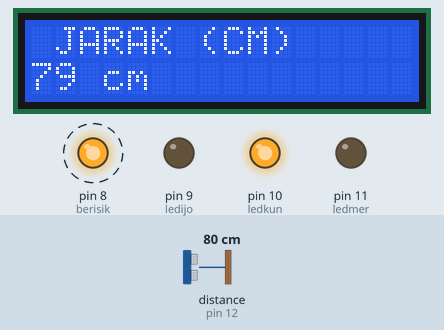
Recording of a sketch running on a simulated Arduino Uno, built with avr-gcc and run on an emulated ATmega328P. Parts: 16×2 character LCD, output pins drawn as LEDs (lit = HIGH). Wiring (inferred from the names in the program): ultrasonic range finder: trigger pin 13; echo pin 12. Dashed ring = blinking. The test bench sets the inputs (shaded band); at power-on: distance to the obstacle (sensor on pin 12) 80 cm. The echo pulse lasts 58.3 µs per cm; pins used as bus, display or sensor lines are not drawn; what the sketch prints to the serial monitor is not drawn.

Above: at 2.73 s.
3.3 s: distance to the obstacle (sensor on pin 12) set to 55 cm
At 4.4 s:
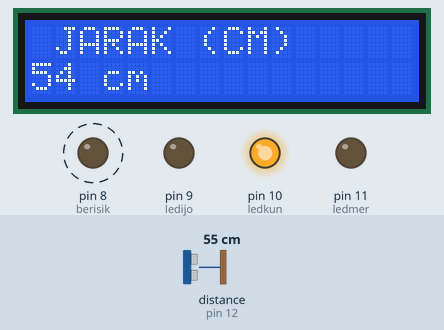
6.5 s: distance to the obstacle (sensor on pin 12) set to 45 cm
At 7.3 s:
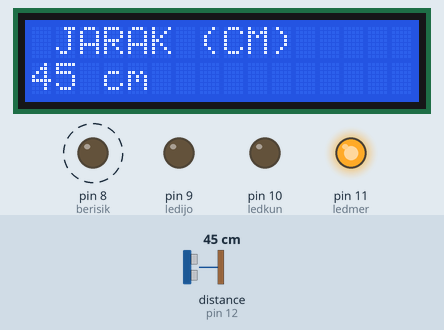
9.0 s: distance to the obstacle (sensor on pin 12) set to 2 cm
At 9.6 s:
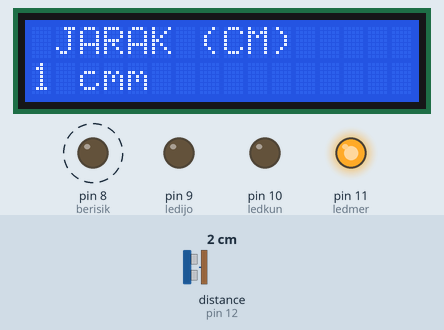
11.7 s: distance to the obstacle (sensor on pin 12) set to 120 cm
At 11.99 s:
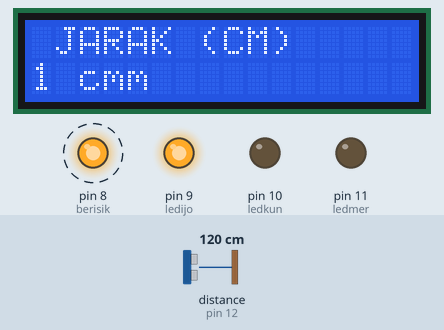
14.2 s: distance to the obstacle (sensor on pin 12) set to 4 cm
At 15.0 s:
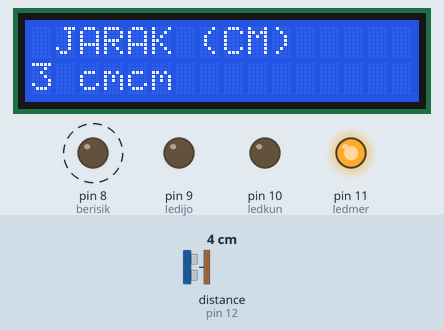
16.6 s: distance to the obstacle (sensor on pin 12) set to 250 cm
At 17.8 s:
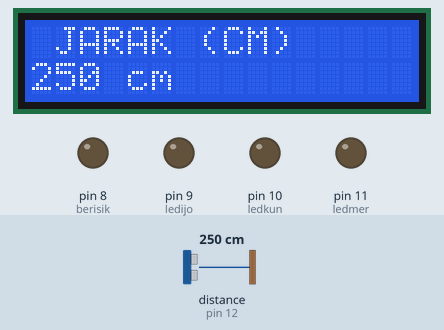
Timing chart, 0 to 19.2 s (numbered marks = the images above; inputs shaded):
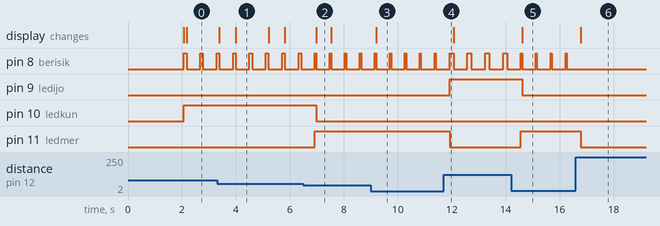

The sketch:

Sensor_Ultrasonic.ino
```cpp
#include <LiquidCrystal.h>
#define trigPin 13
#define echoPin 12
#define ledmer 11
#define ledkun 10
#define ledijo 9
#define berisik 8
LiquidCrystal lcd(7, 6, 5, 4, 3, 2);

void setup() {
  Serial.begin (9600);
  pinMode(trigPin, OUTPUT);
  pinMode(echoPin, INPUT);
  pinMode(ledmer, OUTPUT);
  pinMode(ledkun, OUTPUT);
  pinMode(ledijo, OUTPUT);
  pinMode(berisik, OUTPUT);

  lcd.begin(16, 2);
  lcd.setCursor(0,0);
  lcd.print("ALFINWASHERE");
  delay(2000);
  lcd.clear();

}

void loop() {
  long duration, distance;
  digitalWrite(trigPin, LOW);
  delayMicroseconds(2);
  digitalWrite(trigPin, HIGH);
  delayMicroseconds(10);
  digitalWrite(trigPin, LOW);
  duration = pulseIn(echoPin, HIGH);
  distance = (duration/2) / 29.1;

  // 1 - 49.9 cm LED Merah
  if ((distance >= 1) && (distance <= 49.9)) {
  digitalWrite(ledmer, HIGH);
  digitalWrite(berisik, HIGH);
  delay(50);
  digitalWrite(berisik, LOW);
  }
  else {
   digitalWrite(ledmer, LOW);
  }

  // 50 - 99.9 cm LED Kuning
  if ((distance >= 50) && (distance <= 99.9))
  {
    digitalWrite(ledkun, HIGH);
      digitalWrite(berisik, HIGH);
  delay(100);
  digitalWrite(berisik, LOW);
  }
  else {
    digitalWrite(ledkun, LOW);
  }

  // 100 - 150 cm LED Hijau
  if ((distance >= 100) && (distance <= 150))
  {
    digitalWrite(ledijo, HIGH);
      digitalWrite(berisik, HIGH);
  delay(150);
  digitalWrite(berisik, LOW);
  }
  else {
    digitalWrite(ledijo, LOW);
  }

  Serial.print(distance);
  Serial.println(" cm");

  lcd.setCursor(0,0);
  lcd.print(" JARAK (CM) ");
  lcd.setCursor(0, 1);
  lcd.print(distance);
  lcd.print(" cm");
  delay(500);
}
```

Measured:
- the behaviour switches between 51 and 50 cm on distance to the obstacle (sensor on pin 12) (found by bisection; images 1 and 2)
- after the input at 3.3 s, the display: first differs from a run without the input after 0.70 s (image 1)
- after the input at 6.5 s, pin 10 (ledkun): HIGH → LOW after 0.48 s; pin 11 (ledmer): LOW → HIGH after 0.43 s; the display: changes after 0.48 s (image 2)
- after the input at 9.0 s, the display: changes after 0.20 s (image 3)
- after the input at 11.7 s, pin 9 (ledijo): LOW → HIGH after 0.22 s; pin 11 (ledmer): HIGH → LOW after 0.22 s
- after the input at 14.2 s, pin 9 (ledijo): HIGH → LOW after 0.41 s; pin 11 (ledmer): LOW → HIGH after 0.36 s; the display: changes after 0.41 s (image 5)
- after the input at 16.6 s, pin 8 (berisik): stops changing and stays LOW; pin 11 (ledmer): HIGH → LOW after 0.18 s; the display: changes after 0.19 s (image 6)
- by itself, pin 8 (berisik): alternates HIGH for 0.10 s and LOW for 0.51 s
